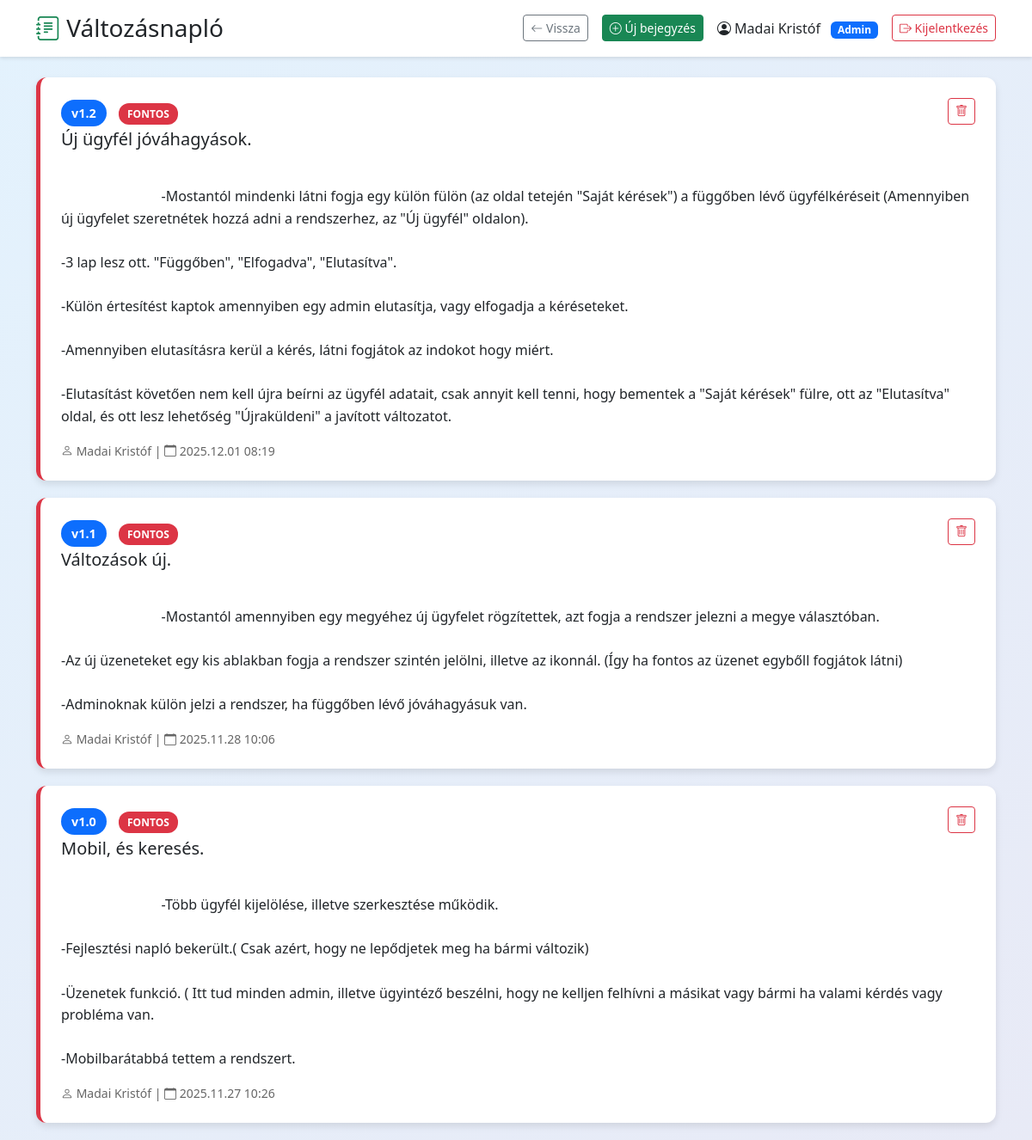
/patchnotes.php (signed in), run on the app's committed database.
### tables this page shows
CREATE TABLE `patchnotes` (
  `id` int(11) NOT NULL,
  `version` varchar(50) NOT NULL,
  `title` varchar(255) NOT NULL,
  `content` text NOT NULL,
  `created_by` varchar(255) NOT NULL,
  `created_at` timestamp NULL DEFAULT current_timestamp(),
  `is_major` tinyint(1) DEFAULT 0
);

### config.php (called while the page is built, shortened)
<?php
function isAdmin() {
    return isset($_SESSION['role']) && $_SESSION['role'] === 'admin';
}
function escape($string) {
    return htmlspecialchars($string, ENT_QUOTES, 'UTF-8');
}
?>

### patchnotes.php (the view, shortened to what this page needs)
<?php
require_once 'config.php';
$user_id = $_SESSION['user_id'];
$stmt = $pdo->query("
    SELECT p.*,
           EXISTS(
               SELECT 1 FROM patchnotes_read_status
               WHERE user_id = $user_id AND patchnote_id = p.id
           ) as is_read
    FROM patchnotes p
    ORDER BY p.created_at DESC
");
$patchnotes = $stmt->fetchAll();
?>
<!DOCTYPE html>
<html lang="hu">
<head>
    <link href="https://cdn.jsdelivr.net/npm/bootstrap@5.3.0/dist/css/bootstrap.min.css" rel="stylesheet">
    <link rel="stylesheet" href="https://cdn.jsdelivr.net/npm/bootstrap-icons@1.10.0/font/bootstrap-icons.css">
</head>
<body>
    <div class="header py-3 mb-4">
        <div class="container">
            <div class="d-flex justify-content-between align-items-center flex-wrap">
                <h3 class="mb-0">
                    <i class="bi bi-journal-text text-success"></i> Változásnapló
                </h3>
                <div class="d-flex align-items-center gap-2 gap-md-3 flex-wrap justify-content-end">
                    <a href="index.php" class="btn btn-outline-secondary btn-sm">
                        <i class="bi bi-arrow-left"></i> Vissza
                    </a>
                    <?php if (isAdmin()): ?>
                        <button class="btn btn-success btn-sm" data-bs-toggle="modal" data-bs-target="#addPatchnoteModal">
                            <i class="bi bi-plus-circle"></i> Új bejegyzés
                        </button>
                    <?php endif; ?>
                    <a href="profile.php" class="text-decoration-none text-dark">
                        <i class="bi bi-person-circle"></i> <?php echo escape($_SESSION['name']); ?>
                        <?php if (isAdmin()): ?>
                            <span class="badge bg-primary ms-2">Admin</span>
                        <?php endif; ?>
                    </a>
                    <a href="logout.php" class="btn btn-outline-danger btn-sm">
                        <i class="bi bi-box-arrow-right"></i> <span class="d-none d-md-inline">Kijelentkezés</span>
                    </a>
                </div>
            </div>
        </div>
    </div>
    <div class="container">
        <?php if (empty($patchnotes)): ?>
            <div class="alert alert-info">
                <i class="bi bi-info-circle"></i> Még nincsenek bejegyzések a változásnaplóban.
            </div>
        <?php else: ?>
            <?php foreach ($patchnotes as $note): ?>
                <div class="patchnote-card <?php echo $note['is_read'] ? '' : 'unread'; ?> <?php echo $note['is_major'] ? 'major' : ''; ?>"
                     data-patchnote-id="<?php echo $note['id']; ?>">
                    <div class="card-body p-4">
                        <div class="d-flex justify-content-between align-items-start mb-3">
                            <div>
                                <h4 class="mb-2">
                                    <span class="version-badge">v<?php echo escape($note['version']); ?></span>
                                    <?php if ($note['is_major']): ?>
                                        <span class="major-badge">FONTOS</span>
                                    <?php endif; ?>
                                </h4>
                                <h5 class="mb-0"><?php echo escape($note['title']); ?></h5>
                            </div>
                            <?php if (isAdmin()): ?>
                                <button class="btn btn-sm btn-outline-danger" onclick="deletePatchnote(<?php echo $note['id']; ?>)">
                                    <i class="bi bi-trash"></i>
                                </button>
                            <?php endif; ?>
                        </div>
                        <div class="patchnote-content mb-3">
                            <?php echo nl2br(escape($note['content'])); ?>
                        </div>
                        <div class="patchnote-meta">
                            <i class="bi bi-person"></i> <?php echo escape($note['created_by']); ?> |
                            <i class="bi bi-calendar"></i> <?php echo date('Y.m.d H:i', strtotime($note['created_at'])); ?>
                        </div>
                    </div>
                </div>
            <?php endforeach; ?>
        <?php endif; ?>
    </div>
</body>
</html>

### patchnotes.php (style rules this page uses)
body { background: linear-gradient(135deg, #e3f2fd 0%, #e8eaf6 100%); min-height: 100vh; }
.header { background: white; box-shadow: 0 2px 4px rgba(0,0,0,0.1); }
.patchnote-card { background: white; border-radius: 12px; box-shadow: 0 4px 8px rgba(0,0,0,0.1); margin-bottom: 20px; border-left: 5px solid #28a745; transition: all 0.3s ease; }
.patchnote-card.major { border-left-color: #dc3545; }
.version-badge { background: #0d6efd; color: white; padding: 6px 12px; border-radius: 20px; font-weight: 600; font-size: 0.9rem; }
.major-badge { background: #dc3545; color: white; padding: 4px 10px; border-radius: 12px; font-size: 0.75rem; font-weight: 600; margin-left: 8px; }
.patchnote-content { white-space: pre-wrap; line-height: 1.6; }
.patchnote-meta { color: #666; font-size: 0.875rem; }

### data on the page
patchnotes: version "1.2", is_major "FONTOS", title "Új ügyfél jóváhagyások.", content "-Mostantól mindenki látni fogja egy külön fülön (az oldal tetején \"Saját kérések\") a függőben lévő ügyfélkéréseit (Amennyiben új ügyfelet szeretnétek hozzá adni a rendszerhez, az \"Új ügyfél\" oldalon). -3 lap lesz ott. \"Függőben\", \"Elfogadva\", \"Elutasítva\". -Külön értesítést kaptok amennyiben egy admin elutasítja, vagy elfogadja a kéréseteket. -Amennyiben elutasításra kerül a kérés, látni fogjátok az indokot hogy miért. -Elutasítást követően nem kell újra beírni az ügyfél adatait, csak annyit kell tenni, hogy bementek a \"Saját kérések\" fülre, ott az \"Elutasítva\" oldal, és ott lesz lehetőség \"Újraküldeni\" a javított változatot.", created_by "Madai Kristóf", created_at "2025.12.01 08:19"
patchnotes: version "1.1", is_major "FONTOS", title "Változások új.", content "-Mostantól amennyiben egy megyéhez új ügyfelet rögzítettek, azt fogja a rendszer jelezni a megye választóban. -Az új üzeneteket egy kis ablakban fogja a rendszer szintén jelölni, illetve az ikonnál. (Így ha fontos az üzenet egybőll fogjátok látni) -Adminoknak külön jelzi a rendszer, ha függőben lévő jóváhagyásuk van.", created_by "Madai Kristóf", created_at "2025.11.28 10:06"
patchnotes: version "1.0", is_major "FONTOS", title "Mobil, és keresés.", content "-Több ügyfél kijelölése, illetve szerkesztése működik. -Fejlesztési napló bekerült.( Csak azért, hogy ne lepődjetek meg ha bármi változik) -Üzenetek funkció. ( Itt tud minden admin, illetve ügyintéző beszélni, hogy ne kelljen felhívni a másikat vagy bármi ha valami kérdés vagy probléma van. -Mobilbarátabbá tettem a rendszert.", created_by "Madai Kristóf", created_at "2025.11.27 10:26"

### other printed values
$_SESSION['name'] "Madai Kristóf"
